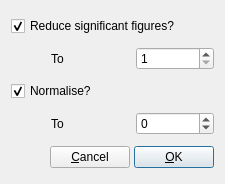
<?xml version="1.0" encoding="UTF-8"?>
<ui version="4.0">
 <class>ChargeSmoothingDialog</class>
 <widget class="QDialog" name="ChargeSmoothingDialog">
  <property name="geometry">
   <rect>
    <x>0</x>
    <y>0</y>
    <width>225</width>
    <height>184</height>
   </rect>
  </property>
  <property name="windowTitle">
   <string>Smooth Charges</string>
  </property>
  <layout class="QVBoxLayout" name="verticalLayout">
   <item>
    <widget class="QCheckBox" name="RoundOffCheckBox">
     <property name="text">
      <string>Reduce significant figures?</string>
     </property>
     <property name="checked">
      <bool>true</bool>
     </property>
    </widget>
   </item>
   <item>
    <layout class="QHBoxLayout" name="horizontalLayout_3">
     <item>
      <spacer name="horizontalSpacer_2">
       <property name="orientation">
        <enum>Qt::Horizontal</enum>
       </property>
       <property name="sizeType">
        <enum>QSizePolicy::Minimum</enum>
       </property>
       <property name="sizeHint" stdset="0">
        <size>
         <width>40</width>
         <height>20</height>
        </size>
       </property>
      </spacer>
     </item>
     <item>
      <widget class="QLabel" name="label">
       <property name="text">
        <string>To</string>
       </property>
      </widget>
     </item>
     <item>
      <widget class="QSpinBox" name="SignificantFiguresSpin">
       <property name="minimum">
        <number>1</number>
       </property>
       <property name="maximum">
        <number>10</number>
       </property>
      </widget>
     </item>
    </layout>
   </item>
   <item>
    <widget class="QCheckBox" name="NormaliseCheckBox">
     <property name="text">
      <string>Normalise?</string>
     </property>
     <property name="checked">
      <bool>true</bool>
     </property>
    </widget>
   </item>
   <item>
    <layout class="QHBoxLayout" name="horizontalLayout">
     <item>
      <spacer name="horizontalSpacer_3">
       <property name="orientation">
        <enum>Qt::Horizontal</enum>
       </property>
       <property name="sizeType">
        <enum>QSizePolicy::Minimum</enum>
       </property>
       <property name="sizeHint" stdset="0">
        <size>
         <width>40</width>
         <height>20</height>
        </size>
       </property>
      </spacer>
     </item>
     <item>
      <widget class="QLabel" name="label_2">
       <property name="text">
        <string>To</string>
       </property>
      </widget>
     </item>
     <item>
      <widget class="QSpinBox" name="NormalisationTargetSpin">
       <property name="minimum">
        <number>-1</number>
       </property>
       <property name="maximum">
        <number>1</number>
       </property>
      </widget>
     </item>
    </layout>
   </item>
   <item>
    <layout class="QHBoxLayout" name="horizontalLayout_2">
     <property name="spacing">
      <number>4</number>
     </property>
     <item>
      <spacer name="horizontalSpacer">
       <property name="orientation">
        <enum>Qt::Horizontal</enum>
       </property>
       <property name="sizeHint" stdset="0">
        <size>
         <width>40</width>
         <height>20</height>
        </size>
       </property>
      </spacer>
     </item>
     <item>
      <widget class="QPushButton" name="CancelButton">
       <property name="text">
        <string>&amp;Cancel</string>
       </property>
       <property name="autoDefault">
        <bool>false</bool>
       </property>
      </widget>
     </item>
     <item>
      <widget class="QPushButton" name="OKButton">
       <property name="text">
        <string>&amp;OK</string>
       </property>
       <property name="autoDefault">
        <bool>false</bool>
       </property>
       <property name="default">
        <bool>true</bool>
       </property>
      </widget>
     </item>
    </layout>
   </item>
  </layout>
 </widget>
 <resources/>
 <connections/>
</ui>
